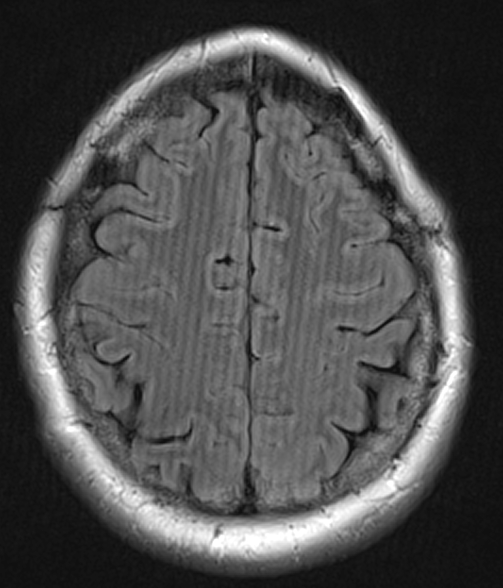
#> input picture Final/final_exam_3/herringbone-mri-artifact.jpg, 1006 x 1175 px (shown at 1/2 size)
$ jupyter execute Vincent_Noguera_final-exam-p3.ipynb
#> lines starting #> are read from the running program, lines starting #| are printed output that depends on the picture; after the words box and inside, x2 and y2 are one past the last pixel; in counts of white or black regions, pixels touching at a corner belong together
# Final Exam (part 3) - Computational Physics I

### Deadline: Friday 13 December 2024 (by 17h00)
### Credits: 10 points

### Please keep the structure provided below and submit an organised notebook with clear answers to each item.

## Name: Vincent Noguera

## 3. Fourier analysis: removing Herringbone MRI artifacts

This problem consist of using Fourier analysis to remove undesired Herringbone artifacts from magnetic resonance images (MRI).

The file provided below **herringbone-mri-artifact.jpg** contains a brain MRI image affected by the Herringbone artifact. This artifact can be produced by electromagnetic spikes by gradient coils, a fluctuating power supply, or radiofrequency pulse discrepancies during MRI scanning. In real space, the regularly spaced stripes resemble the appearance of a fabric with a herringbone pattern (which gives the artifact its name). In this image, the artifact covers the entire image with multiple diagonal stripes, which would be seen as spike artifacts in Fourier space. Your task is to remove them.

#### Download the image file:
https://github.com/wbandabarragan/physics-teaching-data/blob/main/2D-data/herringbone-mri-artifact.jpg

#### Reference:
Case courtesy of Frank Gaillard, <a href="https://radiopaedia.org/?lang=us">Radiopaedia.org</a>. From the case <a href="https://radiopaedia.org/cases/19695?lang=us">rID: 19695</a>

[cell 1]
import numpy as np
import matplotlib.pyplot as plt
from skimage import io

from PIL import Image, ImageDraw

#### Image I/O:

(a) Inspect the file. Then, write a python function that reads the data from the **herringbone-mri-artifact.jpg** file, and returns its 3 layers (channels) as numpy arrays.

(b) Call your function, select a single channel and make a map of it. Identify and label the Herringbone artifacts on the image using small arrows.

[cell 2]
def inspect_Image(img_path):
#> called with img_path = 'herringbone-mri-artifact.jpg'
    image = io.imread(img_path)
#> image is the input picture: shape (1175, 1006, 3); min 14, max 255, mean 76.9

    # print(type(image))

    print(image.shape)
#| (1175, 1006, 3)

    print(np.max(image), np.min(image))
#| 255 14

    # plt.figure()

    # plt.imshow(image)

    # plt.show()
    # Use indexing:

    imageR = image[:, :, 0]
    imageG = image[:, :, 1]
    imageB = image[:, :, 2]

    # print(imageR.shape, imageG.shape, imageB.shape)
    return imageR, imageG, imageB, image

[cell 3]
img_path = "herringbone-mri-artifact.jpg"

imageR, imageG, imageB, image = inspect_Image(img_path)
plt.imshow(imageR)

[cell 4]
plt.imshow(imageB)
# plt.annotate("Herringbone Artifact", xy=(450,450), xytext=(200+10, 400+50),
                     # arrowprops=dict(facecolor='red', shrink=0.05), color='red')
# plt.annotate("Herringbone Artifact", xy=(450,450), xytext=(200+10, 400+50),
#                      arrowprops=dict(facecolor='red'), color='red')
plt.annotate("", xy=(570,490), xytext=(200, 400+20),
                     arrowprops=dict(facecolor='red'), color='red')

plt.annotate("Herringbone Artifact", xy=(540,390), xytext=(200, 400-50),
                     arrowprops=dict(facecolor='red'), color='red')
plt.annotate(" ", xy=(555,420), xytext=(200, 400-30),
                     arrowprops=dict(facecolor='red'), color='red')

#### 2D Fourier transform:

(c) Create a function that Fourier transforms this image and returns the Fourier image and the correct frequencies.

(d) Call your function in (c), and make a two-panel figure with the original image on the left and a labeled 2D plot of its Fourier image on the right. Identify and label the Herringbone artifacts on the Fourier image.

(e) Briefly comment, how do the image artifacts look in Fourier space?

[cell 5]
def fourier_image(image1):
    #Fourier transform
    fourier = np.fft.fft2(image1)
    #Shifting
    shifted_fourier = np.fft.fftshift(fourier)
    #Get the norm of the shifted vector
    norm_fourier = np.abs(shifted_fourier)
    d_spacing = 1
    # Frequencies:
    freqs_x = np.fft.fftfreq(image1.shape[1], d = d_spacing)
    freqs_y = np.fft.fftfreq(image1.shape[0], d = d_spacing)
    ##Show the plot and what are going to quit the Herringbone
    return fourier, shifted_fourier, freqs_x, freqs_y

[cell 6]
###Procedure found in class:
"""
fourier, shifted_fourier, freqs_x, freqs_y = fourier_image(imageB)
norm_fourier = np.abs(shifted_fourier)

freqs_x_sorted = np.sort(freqs_x)
freqs_y_sorted = np.sort(freqs_y)
X, Y = np.meshgrid(freqs_x_sorted, freqs_y_sorted)
log_norm_fourier = np.log10(norm_fourier)


# Create a figure with 2 subplots arranged horizontally
fig, axes = plt.subplots(1, 2, figsize=(12, 6))

# Plot the supersonic image in the left panel
axes[0].imshow(image)
axes[0].axis('off')  # Hide axis ticks and labels
axes[0].set_title("Original image")  # Set the left panel title

# Plot the subsonic image in the right panel
z1= axes[1].pcolor(X, Y, log_norm_fourier, shading='auto', cmap = 'viridis')
axes[1].invert_yaxis()

axes[1].set_title('Magnitude of 2D Fourier Transform')
axes[1].set_xlabel('Frequency X')
axes[1].set_ylabel('Frequency Y')
axes[1].set_title("Fourier Transform (Log Scale)")
cbar = fig.colorbar(z1, ax=axes[1], orientation='vertical')
cbar.set_label('Magnitude (log scale)')

# Adjust layout to avoid overlap and save the final figure
plt.tight_layout()

plt.show()
plt.close()
"""
##Procedure found in internet, implies use of extent, gives a better quality image
fourier, shifted_fourier, freqs_x, freqs_y = fourier_image(imageB)
#> freqs_x = 1006 values, max 0.499 at index 502, min -0.5 at index 503, mean -0.000497; freqs_y = 1175 values, max 0.5 at index 587, min -0.5 at index 588, mean 0
norm_fourier = np.abs(shifted_fourier)

# freqs_x_sorted = np.sort(freqs_x)
# freqs_y_sorted = np.sort(freqs_y)


# Create a figure with 2 subplots arranged horizontally
fig, axes = plt.subplots(1, 2, figsize=(12, 6))

# Plot the supersonic image in the left panel
axes[0].imshow(image)
axes[0].axis('off')  # Hide axis ticks and labels
axes[0].set_title("Original image")  # Set the left panel title


# Plot the 2D Fourier transform magnitude
z1 = axes[1].imshow(np.log10(norm_fourier), extent=(freqs_x.min(), freqs_x.max(), freqs_y.min(), freqs_y.max()))
axes[1].invert_yaxis()

# Set title and labels
axes[1].set_title('Magnitude of 2D Fourier Transform')
axes[1].set_xlabel('Frequency X')
axes[1].set_ylabel('Frequency Y')

# Add a colorbar
cbar = fig.colorbar(z1, ax=axes[1], orientation='vertical')
cbar.set_label('Magnitude (log scale)')

# Display the plot
plt.tight_layout()
plt.show()
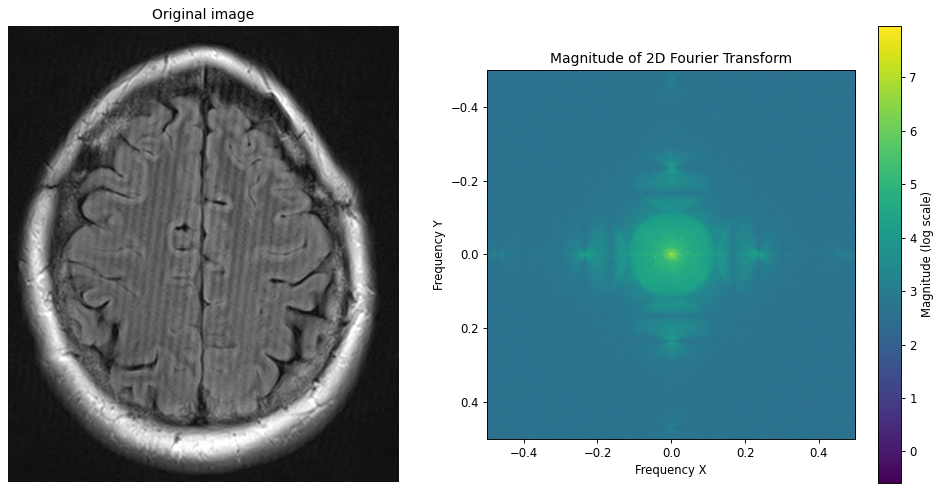
#> figure drawn by matplotlib, 3 panels


# Adjust layout to avoid overlap and save the final figure
plt.tight_layout()


plt.show()
plt.close()

[cell 7]
fig, ax = plt.subplots(figsize=(6, 6))

# Plot the 2D Fourier transform magnitude
z1 = ax.imshow(np.log10(norm_fourier), extent=(freqs_x.min(), freqs_x.max(), freqs_y.min(), freqs_y.max()))
ax.invert_yaxis()

# Set title and labels
ax.set_title('Magnitude of 2D Fourier Transform')
ax.set_xlabel('Frequency X')
ax.set_ylabel('Frequency Y')

# Add a colorbar
cbar = fig.colorbar(z1, ax=ax, orientation='vertical')
cbar.set_label('Magnitude (log scale)')

ax.annotate("Herringbone \n Artifact", xy=(-0.045,0.0120), xytext=(-0.2,0.3),
                     arrowprops=dict(facecolor='red'), color='red')

ax.annotate("Herringbone \n Artifact", xy=(0.045,-0.0005), xytext=(-0.2,0.3),
                     arrowprops=dict(facecolor='red'), color='red')

# Display the plot
plt.tight_layout()
plt.show()
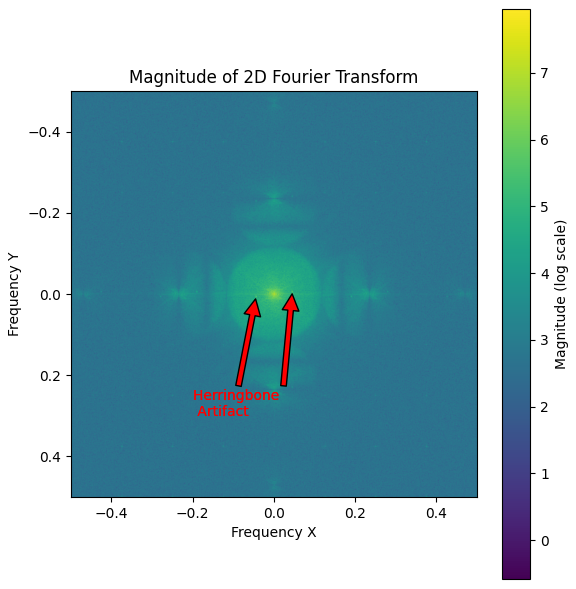
#> figure drawn by matplotlib, 2 panels

[cell 8]
plt.figure(figsize = (4,3))
plt.annotate("Herringbone Artifact", xy=(458,576), xytext=(400,550),
                     arrowprops=dict(facecolor='red'), color='red')

plt.annotate("Herringbone \n Artifact", xy=(548,586), xytext=(540,550),
                     arrowprops=dict(facecolor='red'), color='red')
Z1 = plt.pcolor(np.log10(norm_fourier), shading='auto', cmap = "viridis")
# plt.gca().invert_yaxis()
plt.colorbar(Z1, label='Magnitude (log scale)')
#To appreciate the frequencies that we have to remove
plt.xlim(400,600)
plt.ylim(500,700)
plt.axis('off')
plt.show()
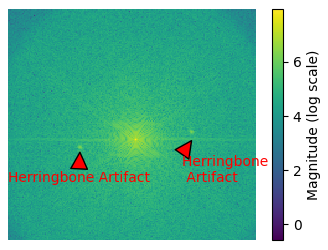
#> figure drawn by matplotlib, 2 panels

As it's showed in the last figure are two little points, next to the center, also we have another interferences but which are affecting to us are which can be appreciated here.

#### Masking and filtering:

(f) Create an appropriate mask for the Fourier image that matches the features associated with the Herringbone artifacts. Plot the mask.

(g) Use your mask from (f) to remove the Herringbone artifacts from the Fourier image.

(h) Inverse Fourier transform the masked Fourier image and make a two-panel figure showing the original image on the left and the new filtered image (without the Herringbone artifacts) on the right.

[cell 9]
##Create a mask based on the image commented:
mask_1 = Image.new(mode="RGB", size=(shifted_fourier.shape[1], shifted_fourier.shape[0]))
#> mask_1: PIL image 1006x1175 RGB; every value is 0

draw = ImageDraw.Draw(mask_1)
#Thorugh the zoomed image, we can appreciate that are here the frequencies that we have to remove
#I based on that to select the points.
draw.ellipse([(455, 575), (465, 585)], fill=(255, 0, 0), outline=(0, 0, 0))

draw.ellipse([(545, 590), (550, 595)], fill=(255, 0, 0), outline=(0, 0, 0))
#Binary image
mask_1 = np.array(mask_1)[:,:,0]//255
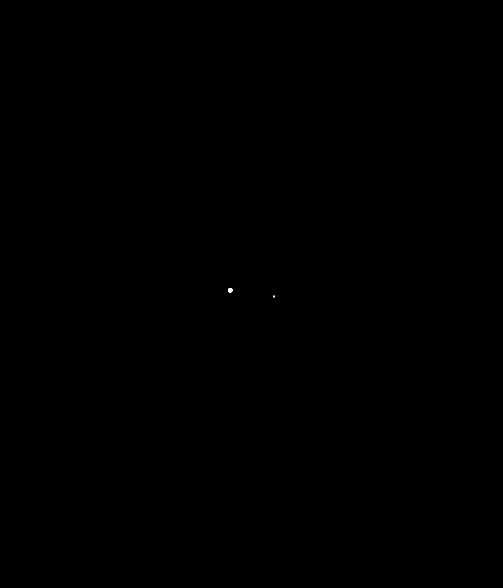
#> mask_1: shape (1175, 1006) (shown at 1/2 size); values 0 (black) and 1 (white), 0.01% white; 2 white regions (1 under 20 px), largest, box (x1, y1, x2, y2) and area: (456, 576, 465, 585) 69

##Invert to clean the image:
mask_2 = - mask_1 + 1

#Plotting the mask:
plt.figure(figsize = (5,4))

Z1 = plt.pcolor(mask_2, shading='auto', cmap ="inferno")


plt.show()
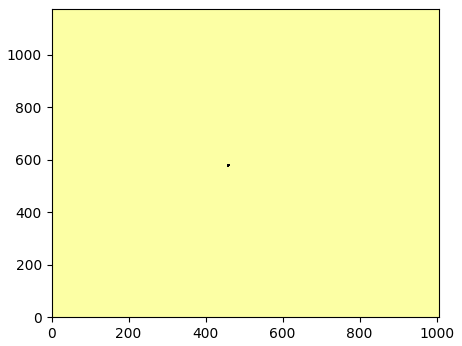
#> figure drawn by matplotlib, 1 panel

[cell 10]
##Apply the mask:
masked_fourier = shifted_fourier*mask_2
### Check the changes in the image, the points are too
"""
plt.figure(figsize = (5,4))

Z1 = plt.pcolor(np.log10(np.abs(masked_fourier)), shading='auto', cmap ="inferno")

plt.colorbar(Z1)

plt.show()
"""

[cell 11]
#Return the frequency shift
inv_filter_ = np.fft.ifftshift(masked_fourier)
#Convert back to spatial domain
inv_filter_ = np.fft.ifft2(inv_filter_)
# return inv_filter_
print(type(inv_filter_))
#| <class 'numpy.ndarray'>
# Create a figure with 2 subplots arranged horizontally
fig, axes = plt.subplots(1, 2, figsize=(12, 6))

# # Load the images from the provided file paths
# img_supersonic = Image.open(folder+"/"+supersonic_file)
# img_subsonic = Image.open(folder+"/"+subsonic_file)

# Plot the supersonic image in the left panel
axes[0].imshow(image)
axes[0].axis('off')  # Hide axis ticks and labels
axes[0].set_title("Original image")  # Set the left panel title

# Plot the subsonic image in the right panel
axes[1].pcolor(inv_filter_.real, shading='auto', cmap ="viridis")
axes[1].invert_yaxis()
axes[1].axis('off')  # Hide axis ticks and labels
axes[1].set_title("Filtered image")  # Set the right panel title

# Adjust layout to avoid overlap and save the final figure
plt.tight_layout()
# plt.savefig(folder+"/"+save_name, dpi=150)
plt.show()  # Display the combined figure
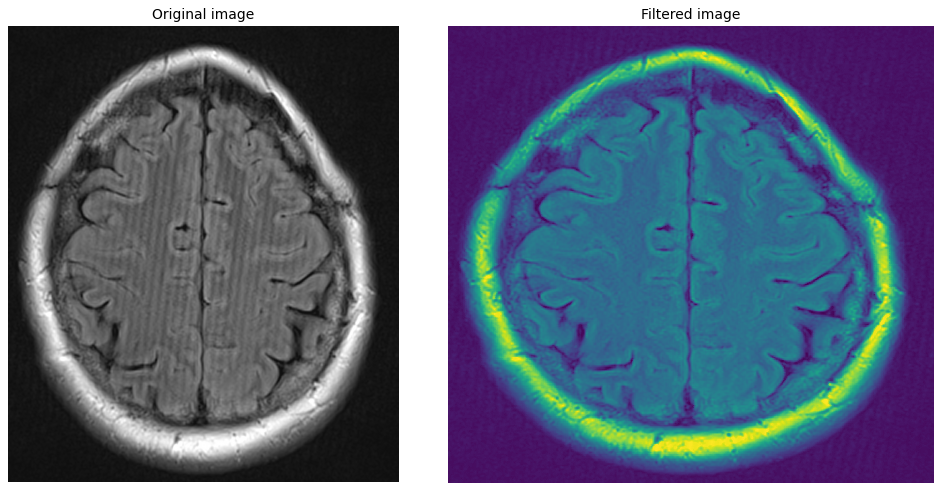
#> figure drawn by matplotlib, 2 panels
plt.close()

#### Artifact-free image:

(i) Create a function that combines all the previous steps. The function should receive an input image channel, apply the Fourier filter to it and return the original and the filtered channel images. Call and apply your filter function to the other two channels of the **herringbone-mri-artifact.jpg** image.

(j) Using the output clean images from (i), reconstruct the 3-layered image and make a two panel figure showing the original 3-layered image and your new artifact-free 3-layered image. Briefly comment on your results.

[cell 12]
def fourier_image_once(image1):
    #Fourier transform
    fourier = np.fft.fft2(image1)
    #Shifting
    shifted_fourier = np.fft.fftshift(fourier)
    #Get the norm of the shifted vector
    norm_fourier = np.abs(shifted_fourier)
    d_spacing = 1
    # Frequencies:
    freqs_x = np.fft.fftfreq(image1.shape[0], d = d_spacing)
    freqs_y = np.fft.fftfreq(image1.shape[1], d = d_spacing)
    ##Show the plot and what are going to quit the Herringbone
    # return fourier, freqs_x, freqs_y
    """
    plt.figure(figsize = (4,3))

    Z1 = plt.pcolor(np.log10(norm_fourier), shading='auto', cmap = "viridis")
    # plt.gca().invert_yaxis()
    plt.colorbar(Z1, label='Magnitude (log scale)')
    #To appreciate the frequencies that we have to remove
    plt.xlim(400,600)
    plt.ylim(500,700)
    plt.show()
    """
    """
    #This also can be used and provide a better resolution image to identify the frequencies that we are interested in remove
    #But this also changes the scale...
    plt.figure(figsize = (4,3))

    plt.imshow(np.log10(norm_fourier), extent=(freqs_x.min(), freqs_x.max(), freqs_y.min(), freqs_y.max()))
    # plt.gca().invert_yaxis()
    plt.colorbar(Z1)
    plt.colorbar(label='Magnitude (log scale)')
    plt.show()
    """
    ##Create a mask based on the image commented:
    mask_1 = Image.new(mode="RGB", size=(shifted_fourier.shape[1], shifted_fourier.shape[0]))

    draw = ImageDraw.Draw(mask_1)
    #Thorugh the 1st image, we can appreciate that are here the frequencies that we have to remove
    draw.ellipse([(455, 575), (465, 585)], fill=(255, 0, 0), outline=(0, 0, 0))

    draw.ellipse([(545, 590), (550, 595)], fill=(255, 0, 0), outline=(0, 0, 0))

    #Binary
    mask_1 = np.array(mask_1)[:,:,0]//255
    ##Invert to clean the image:
    mask_2 = - mask_1 + 1
    ##Apply the mask:
    masked_fourier = shifted_fourier*mask_2
    ### Check the changes in the image, the points are too
    """
    plt.figure(figsize = (5,4))

    Z1 = plt.pcolor(np.log10(np.abs(masked_fourier)), shading='auto', cmap ="inferno")

    plt.colorbar(Z1)

    plt.show()
    """
    #Return the frequency shift
    inv_filter_ = np.fft.ifftshift(masked_fourier)
    #Convert back to spatial domain
    inv_filter_ = np.fft.ifft2(inv_filter_)
    return inv_filter_

[cell 13]
inv_filter_g = fourier_image_once(imageG)
inv_filter_r = fourier_image_once(imageR)

[cell 14]
# Reconstrcuted image
recons_image = np.zeros((inv_filter_.shape[0], inv_filter_.shape[1], 3), dtype = int)


recons_image[:, :, 0] = inv_filter_.real
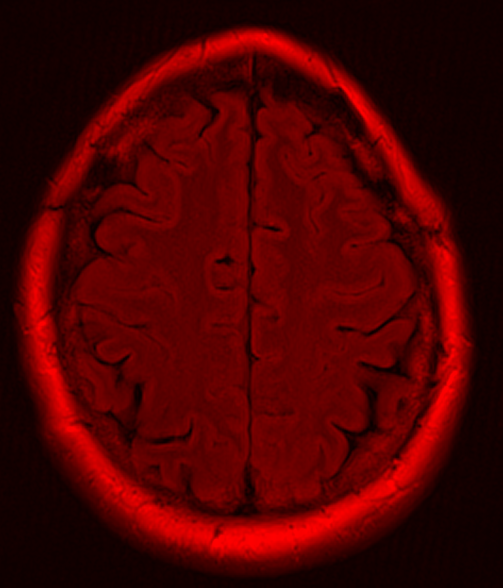
#> recons_image: shape (1175, 1006, 3) int64 (shown at 1/2 size); mean of channels 0, 1, 2 76.4, 0, 0; drawn with min black and max white
recons_image[:, :, 1] = inv_filter_g.real
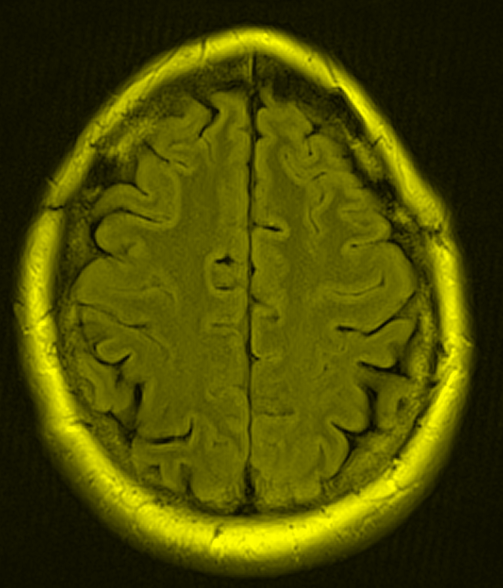
#> recons_image: shape (1175, 1006, 3) int64 (shown at 1/2 size); mean of channels 0, 1, 2 76.4, 76.4, 0; drawn with min black and max white
recons_image[:, :, 2] = inv_filter_r.real

# [6 lines of commented-out code are left out]

[cell 15]
# Create a figure with 2 rows and 3 columns for 4 images
fig, axes = plt.subplots(2, 3, figsize=(12, 8))

# Plot the filtered image in the left panel (Red)
axes[0, 0].imshow(inv_filter_r.real, cmap="Reds")
axes[0, 0].invert_yaxis()
axes[0, 0].axis('off')  # Hide axis ticks and labels
axes[0, 0].set_title("Filtered image Red")  # Set the title for Red plot

# Plot the filtered image in the middle panel (Blue)
axes[0, 1].imshow(inv_filter_.real, cmap="Blues")
axes[0, 1].invert_yaxis()
axes[0, 1].axis('off')  # Hide axis ticks and labels
axes[0, 1].set_title("Filtered image Blue")  # Set the title for Blue plot

# Plot the filtered image in the right panel (Green)
axes[0, 2].imshow(inv_filter_g.real, cmap="Greens")
axes[0, 2].invert_yaxis()
axes[0, 2].axis('off')  # Hide axis ticks and labels
axes[0, 2].set_title("Filtered image Green")  # Set the title for Green plot

# Plot the reconstructed image in the second row, first column
axes[1, 1].imshow(recons_image)
axes[1, 1].invert_yaxis()
axes[1, 1].axis('off')  # Hide axis ticks and labels
axes[1, 1].set_title("Reconstructed image")  # Set the title for Reconstructed plot

# # Hide unused subplot areas
axes[1, 0].axis('off')
axes[1, 2].axis('off')

# Adjust layout to avoid overlap
plt.tight_layout()

# Display the combined figure
plt.show()
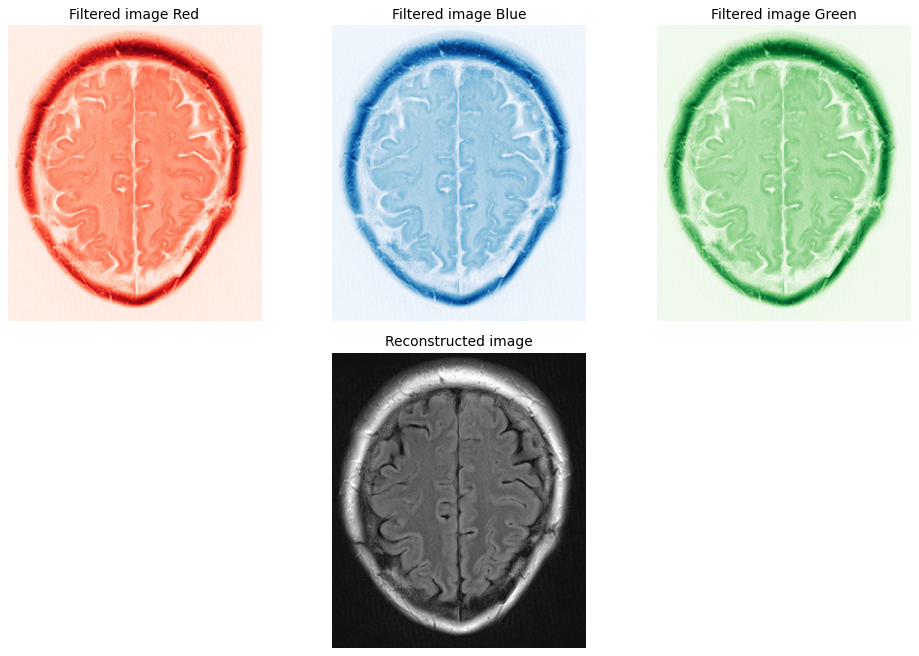
#> figure drawn by matplotlib, 4 panels

# Optionally save the figure if needed
# plt.savefig(folder + "/" + save_name, dpi=150)

# Close the plot after displaying
plt.close()
